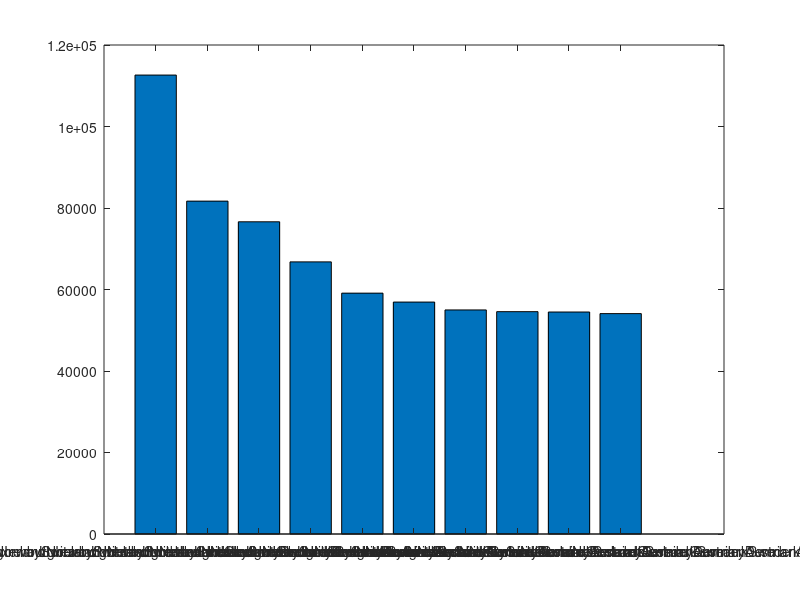

Reproduce this figure in MATLAB.
clear; clc;
disp("2019 data")
countries = ["Luxemburg", "Ireland", "Norway", "Switzeland", "Netherlands", "Iceland", "Germany", "Denmark", "Sweden", "Austria"]
pkb_per_capita = [112622, 81686, 76620, 66780, 59105, 56915, 54984, 54564, 54474, 54084];

figure
bar(pkb_per_capita)
set(gca, 'xticklabel', countries)